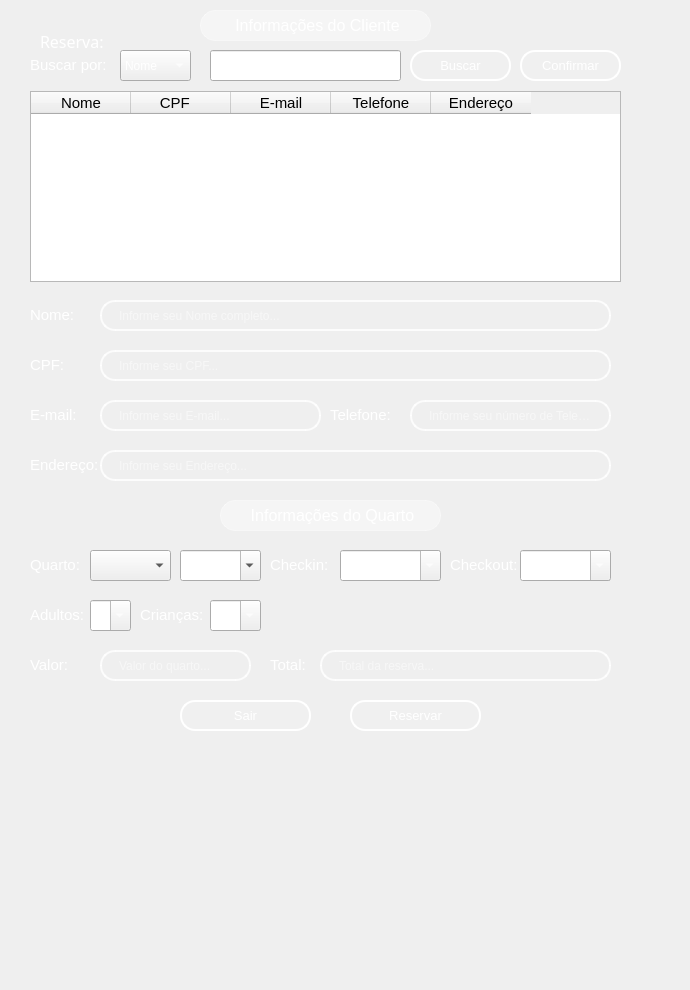
     <widget class="QWidget" name="page_10">
      <widget class="QWidget" name="widget_21" native="true">
       <property name="geometry">
        <rect>
         <x>-10</x>
         <y>-180</y>
         <width>681</width>
         <height>981</height>
        </rect>
       </property>
       <property name="styleSheet">
        <string notr="true">QWidget {
    background: qradialgradient(
        cx: 0.5, cy: 0.2, radius: 0.8,
        fx: 0.5, fy: 0.2,
        stop: 0 #7FA3A6,  /* Brilho no topo (mais suave) */
        stop: 0.4 #4E7580, /* Azul intermediário mais escuro */
        stop: 0.7 #27425A, /* Azul mais escuro na transição */
        stop: 1 #0A1A30   /* Azul bem escuro na parte inferior */
    );
}
</string>
       </property>
       <widget class="QLabel" name="label_97">
        <property name="geometry">
         <rect>
          <x>230</x>
          <y>680</y>
          <width>221</width>
          <height>31</height>
         </rect>
        </property>
        <property name="font">
         <font>
          <family>MS Shell Dlg 2</family>
          <pointsize>12</pointsize>
          <weight>50</weight>
          <italic>false</italic>
          <bold>false</bold>
         </font>
        </property>
        <property name="styleSheet">
         <string notr="true">QWidget {
    background-color: rgba(255, 255, 255, 90); /* 20% de opacidade */
    border-radius: 15px;
    border: 1px solid rgba(255, 255, 255, 100);
    backdrop-filter: blur(10px);
    /* Sombra inicial sutil nas laterais */
    box-shadow: 0 0 5px rgba(255, 255, 255, 50);
    /* Transição suave para sombra e fundo */
    transition: box-shadow 0.5s ease, background-color 0.5s ease, border 0.5s ease;
}

QWidget:hover {
    background-color: rgba(255, 255, 255, 110); /* Aumenta o brilho */
    border: 1px solid rgba(255, 255, 255, 130);
    /* Sombra mais intensa nas laterais, simulando brilho em movimento */
    box-shadow: 10px 0 15px rgba(255, 255, 255, 100), 
                -10px 0 15px rgba(255, 255, 255, 100);
}</string>
        </property>
        <property name="text">
         <string>&lt;html&gt;&lt;head/&gt;&lt;body&gt;&lt;p align=&quot;center&quot;&gt;&lt;span style=&quot; color:#ffffff;&quot;&gt;Informações do Quarto&lt;/span&gt;&lt;/p&gt;&lt;/body&gt;&lt;/html&gt;</string>
        </property>
       </widget>
      </widget>
      <widget class="QLabel" name="label_95">
       <property name="geometry">
        <rect>
         <x>140</x>
         <y>590</y>
         <width>131</width>
         <height>51</height>
        </rect>
       </property>
       <property name="font">
        <font>
         <pointsize>10</pointsize>
        </font>
       </property>
       <property name="layoutDirection">
        <enum>Qt::LeftToRight</enum>
       </property>
       <property name="text">
        <string>&lt;html&gt;&lt;head/&gt;&lt;body&gt;&lt;p&gt;&lt;span style=&quot; font-size:11pt; color:#ffffff;&quot;&gt;Crianças:&lt;/span&gt;&lt;/p&gt;&lt;/body&gt;&lt;/html&gt;</string>
       </property>
      </widget>
      <widget class="QLabel" name="label_93">
       <property name="geometry">
        <rect>
         <x>30</x>
         <y>540</y>
         <width>241</width>
         <height>51</height>
        </rect>
       </property>
       <property name="font">
        <font>
         <pointsize>10</pointsize>
        </font>
       </property>
       <property name="layoutDirection">
        <enum>Qt::LeftToRight</enum>
       </property>
       <property name="text">
        <string>&lt;html&gt;&lt;head/&gt;&lt;body&gt;&lt;p&gt;&lt;span style=&quot; font-size:11pt; color:#ffffff;&quot;&gt;Quarto:&lt;/span&gt;&lt;/p&gt;&lt;/body&gt;&lt;/html&gt;</string>
       </property>
      </widget>
      <widget class="QComboBox" name="comboBox_numero">
       <property name="geometry">
        <rect>
         <x>90</x>
         <y>550</y>
         <width>81</width>
         <height>31</height>
        </rect>
       </property>
      </widget>
      <widget class="QComboBox" name="comboBox_tipo">
       <property name="geometry">
        <rect>
         <x>180</x>
         <y>550</y>
         <width>81</width>
         <height>31</height>
        </rect>
       </property>
       <property name="layoutDirection">
        <enum>Qt::LeftToRight</enum>
       </property>
       <property name="editable">
        <bool>true</bool>
       </property>
      </widget>
      <widget class="QTableWidget" name="tableWidget_6">
       <property name="geometry">
        <rect>
         <x>30</x>
         <y>91</y>
         <width>591</width>
         <height>191</height>
        </rect>
       </property>
       <property name="font">
        <font>
         <family>MS Shell Dlg 2</family>
         <pointsize>12</pointsize>
         <weight>50</weight>
         <bold>false</bold>
        </font>
       </property>
       <column>
        <property name="text">
         <string>Nome</string>
        </property>
        <property name="font">
         <font>
          <pointsize>11</pointsize>
         </font>
        </property>
       </column>
       <column>
        <property name="text">
         <string>CPF   </string>
        </property>
        <property name="font">
         <font>
          <pointsize>11</pointsize>
         </font>
        </property>
       </column>
       <column>
        <property name="text">
         <string>E-mail</string>
        </property>
        <property name="font">
         <font>
          <pointsize>11</pointsize>
         </font>
        </property>
       </column>
       <column>
        <property name="text">
         <string>Telefone</string>
        </property>
        <property name="font">
         <font>
          <pointsize>11</pointsize>
         </font>
        </property>
       </column>
       <column>
        <property name="text">
         <string>Endereço</string>
        </property>
        <property name="font">
         <font>
          <pointsize>11</pointsize>
          <weight>50</weight>
          <italic>false</italic>
          <bold>false</bold>
          <strikeout>false</strikeout>
         </font>
        </property>
        <property name="background">
         <color>
          <red>255</red>
          <green>255</green>
          <blue>255</blue>
         </color>
        </property>
       </column>
      </widget>
      <widget class="QLabel" name="label_92">
       <property name="geometry">
        <rect>
         <x>450</x>
         <y>540</y>
         <width>171</width>
         <height>51</height>
        </rect>
       </property>
       <property name="font">
        <font>
         <pointsize>10</pointsize>
        </font>
       </property>
       <property name="text">
        <string>&lt;html&gt;&lt;head/&gt;&lt;body&gt;&lt;p&gt;&lt;span style=&quot; font-size:11pt; color:#ffffff;&quot;&gt;Checkout:&lt;/span&gt;&lt;/p&gt;&lt;/body&gt;&lt;/html&gt;</string>
       </property>
      </widget>
      <widget class="QLabel" name="label_6">
       <property name="geometry">
        <rect>
         <x>270</x>
         <y>640</y>
         <width>351</width>
         <height>51</height>
        </rect>
       </property>
       <property name="text">
        <string>&lt;html&gt;&lt;head/&gt;&lt;body&gt;&lt;p&gt;&lt;span style=&quot; font-size:11pt; color:#ffffff;&quot;&gt;Total:&lt;/span&gt;&lt;/p&gt;&lt;/body&gt;&lt;/html&gt;</string>
       </property>
      </widget>
      <widget class="QLabel" name="label_email_3">
       <property name="geometry">
        <rect>
         <x>30</x>
         <y>390</y>
         <width>301</width>
         <height>51</height>
        </rect>
       </property>
       <property name="font">
        <font>
         <family>MS Shell Dlg 2</family>
         <pointsize>10</pointsize>
         <weight>50</weight>
         <italic>false</italic>
         <bold>false</bold>
        </font>
       </property>
       <property name="text">
        <string>&lt;html&gt;&lt;head/&gt;&lt;body&gt;&lt;p&gt;&lt;span style=&quot; font-size:11pt; color:#ffffff;&quot;&gt;E-mail:&lt;/span&gt;&lt;/p&gt;&lt;/body&gt;&lt;/html&gt;</string>
       </property>
      </widget>
      <widget class="QLabel" name="label_91">
       <property name="geometry">
        <rect>
         <x>270</x>
         <y>540</y>
         <width>181</width>
         <height>51</height>
        </rect>
       </property>
       <property name="font">
        <font>
         <pointsize>10</pointsize>
        </font>
       </property>
       <property name="text">
        <string>&lt;html&gt;&lt;head/&gt;&lt;body&gt;&lt;p&gt;&lt;span style=&quot; font-size:11pt; color:#ffffff;&quot;&gt;Checkin:&lt;/span&gt;&lt;/p&gt;&lt;/body&gt;&lt;/html&gt;</string>
       </property>
      </widget>
      <widget class="QLabel" name="label_user_9">
       <property name="geometry">
        <rect>
         <x>30</x>
         <y>440</y>
         <width>591</width>
         <height>51</height>
        </rect>
       </property>
       <property name="font">
        <font>
         <family>MS Shell Dlg 2</family>
         <pointsize>10</pointsize>
         <weight>50</weight>
         <italic>false</italic>
         <bold>false</bold>
        </font>
       </property>
       <property name="text">
        <string>&lt;html&gt;&lt;head/&gt;&lt;body&gt;&lt;p&gt;&lt;span style=&quot; font-size:11pt; color:#ffffff;&quot;&gt;Endereço:&lt;/span&gt;&lt;/p&gt;&lt;/body&gt;&lt;/html&gt;</string>
       </property>
      </widget>
      <widget class="QLabel" name="label_94">
       <property name="geometry">
        <rect>
         <x>30</x>
         <y>590</y>
         <width>111</width>
         <height>51</height>
        </rect>
       </property>
       <property name="font">
        <font>
         <pointsize>10</pointsize>
        </font>
       </property>
       <property name="layoutDirection">
        <enum>Qt::LeftToRight</enum>
       </property>
       <property name="text">
        <string>&lt;html&gt;&lt;head/&gt;&lt;body&gt;&lt;p&gt;&lt;span style=&quot; font-size:11pt; color:#ffffff;&quot;&gt;Adultos:&lt;/span&gt;&lt;/p&gt;&lt;/body&gt;&lt;/html&gt;</string>
       </property>
      </widget>
      <widget class="QLabel" name="label_90">
       <property name="geometry">
        <rect>
         <x>30</x>
         <y>50</y>
         <width>171</width>
         <height>31</height>
        </rect>
       </property>
       <property name="font">
        <font>
         <pointsize>10</pointsize>
        </font>
       </property>
       <property name="text">
        <string>&lt;html&gt;&lt;head/&gt;&lt;body&gt;&lt;p&gt;&lt;span style=&quot; font-size:11pt; color:#ffffff;&quot;&gt;Buscar por:&lt;/span&gt;&lt;/p&gt;&lt;/body&gt;&lt;/html&gt;</string>
       </property>
      </widget>
      <widget class="QComboBox" name="comboBox_filtro">
       <property name="geometry">
        <rect>
         <x>120</x>
         <y>50</y>
         <width>71</width>
         <height>31</height>
        </rect>
       </property>
       <property name="styleSheet">
        <string notr="true">color:rgba(255, 255, 255, 255);</string>
       </property>
       <item>
        <property name="text">
         <string>Nome</string>
        </property>
       </item>
       <item>
        <property name="text">
         <string>CPF</string>
        </property>
       </item>
      </widget>
      <widget class="QDateEdit" name="dateEdit_checkin">
       <property name="enabled">
        <bool>true</bool>
       </property>
       <property name="geometry">
        <rect>
         <x>340</x>
         <y>550</y>
         <width>101</width>
         <height>31</height>
        </rect>
       </property>
       <property name="styleSheet">
        <string notr="true">color:rgba(255, 255, 255, 255);</string>
       </property>
       <property name="calendarPopup">
        <bool>true</bool>
       </property>
      </widget>
      <widget class="QComboBox" name="comboBox_14">
       <property name="geometry">
        <rect>
         <x>210</x>
         <y>600</y>
         <width>51</width>
         <height>31</height>
        </rect>
       </property>
       <property name="layoutDirection">
        <enum>Qt::LeftToRight</enum>
       </property>
       <property name="styleSheet">
        <string notr="true">color:rgba(255, 255, 255, 255);</string>
       </property>
       <property name="editable">
        <bool>true</bool>
       </property>
       <item>
        <property name="text">
         <string>0</string>
        </property>
       </item>
       <item>
        <property name="text">
         <string>1</string>
        </property>
       </item>
       <item>
        <property name="text">
         <string>2</string>
        </property>
       </item>
       <item>
        <property name="text">
         <string>3</string>
        </property>
       </item>
       <item>
        <property name="text">
         <string>4</string>
        </property>
       </item>
      </widget>
      <widget class="QPushButton" name="pushButton_buscar">
       <property name="geometry">
        <rect>
         <x>410</x>
         <y>50</y>
         <width>101</width>
         <height>31</height>
        </rect>
       </property>
       <property name="font">
        <font>
         <pointsize>10</pointsize>
        </font>
       </property>
       <property name="styleSheet">
        <string notr="true">QPushButton {
    background-color: rgba(255, 255, 255, 0.5);
    border: 5px solid rgba(255, 255, 255, 0.3); /* Borda branca translúcida */
    color: #333333; /* Texto totalmente opaco */
}

QPushButton:hover {
    background-color: rgba(207, 216, 220, 100);
    border-color:rgba(255, 255, 255,255);
    
}

QPushButton:pressed {
    background-color: #A0B2C8; /* Azul acinzentado */
border-color: #003366; /* Azul escuro */
color: #003366;
}
 QPushButton{border: 2px solid rgba(255, 255, 255, 200);
    border-radius: 15px;
    background-color: rgba(0, 0, 0, 0); /* Totalmente transparente */
    
    /* Espaçamento interno */
    padding: 5px 15px;
    
    /* Cor do texto */
    color: white;
    
    /* Melhora a renderização */
    background-clip: padding-box;
}

/* Efeito ao focar */
QPushButton {
    border: 2px solid rgba(255, 255, 255, 255);
    background-color: rgba(255, 255, 255, 20);
}</string>
       </property>
       <property name="text">
        <string>Buscar</string>
       </property>
      </widget>
      <widget class="QLineEdit" name="lineEdit_total">
       <property name="enabled">
        <bool>true</bool>
       </property>
       <property name="geometry">
        <rect>
         <x>320</x>
         <y>650</y>
         <width>291</width>
         <height>31</height>
        </rect>
       </property>
       <property name="styleSheet">
        <string notr="true">QLineEdit {
    /* Borda e fundo */
    border: 2px solid rgba(255, 255, 255, 200);
    border-radius: 15px;
    background-color: rgba(0, 0, 0, 0); /* Totalmente transparente */
    
    /* Espaçamento interno */
    padding: 5px 15px;
    
    /* Cor do texto */
    color: white;
    
    /* Melhora a renderização */
    background-clip: padding-box;
}

/* Efeito ao focar */
QLineEdit:focus {
    border: 2px solid rgba(255, 255, 255, 255);
    background-color: rgba(255, 255, 255, 36);
}</string>
       </property>
       <property name="placeholderText">
        <string>Total da reserva...</string>
       </property>
      </widget>
      <widget class="QComboBox" name="comboBox_13">
       <property name="geometry">
        <rect>
         <x>90</x>
         <y>600</y>
         <width>41</width>
         <height>31</height>
        </rect>
       </property>
       <property name="layoutDirection">
        <enum>Qt::LeftToRight</enum>
       </property>
       <property name="styleSheet">
        <string notr="true">color:rgba(255, 255, 255, 255);</string>
       </property>
       <property name="editable">
        <bool>true</bool>
       </property>
       <item>
        <property name="text">
         <string>1</string>
        </property>
       </item>
       <item>
        <property name="text">
         <string>2</string>
        </property>
       </item>
       <item>
        <property name="text">
         <string>3</string>
        </property>
       </item>
       <item>
        <property name="text">
         <string>4</string>
        </property>
       </item>
      </widget>
      <widget class="QPushButton" name="bttn_confirm">
       <property name="geometry">
        <rect>
         <x>520</x>
         <y>50</y>
         <width>101</width>
         <height>31</height>
        </rect>
       </property>
       <property name="font">
        <font>
         <pointsize>10</pointsize>
        </font>
       </property>
       <property name="styleSheet">
        <string notr="true">QPushButton {
    background-color: rgba(255, 255, 255, 0.5);
    border: 5px solid rgba(255, 255, 255, 0.3); /* Borda branca translúcida */
    color: #333333; /* Texto totalmente opaco */
}

QPushButton:hover {
    background-color: rgba(207, 216, 220, 100);
    border-color:rgba(255, 255, 255,255);
    
}

QPushButton:pressed {
    background-color: #A0B2C8; /* Azul acinzentado */
border-color: #003366; /* Azul escuro */
color: #003366;
}
 QPushButton{border: 2px solid rgba(255, 255, 255, 200);
    border-radius: 15px;
    background-color: rgba(0, 0, 0, 0); /* Totalmente transparente */
    
    /* Espaçamento interno */
    padding: 5px 15px;
    
    /* Cor do texto */
    color: white;
    
    /* Melhora a renderização */
    background-clip: padding-box;
}

/* Efeito ao focar */
QPushButton {
    border: 2px solid rgba(255, 255, 255, 255);
    background-color: rgba(255, 255, 255, 20);
}</string>
       </property>
       <property name="text">
        <string>Confirmar</string>
       </property>
      </widget>
      <widget class="QLabel" name="label_name_3">
       <property name="geometry">
        <rect>
         <x>30</x>
         <y>290</y>
         <width>591</width>
         <height>51</height>
        </rect>
       </property>
       <property name="font">
        <font>
         <family>MS Shell Dlg 2</family>
         <pointsize>10</pointsize>
         <weight>50</weight>
         <italic>false</italic>
         <bold>false</bold>
        </font>
       </property>
       <property name="text">
        <string>&lt;html&gt;&lt;head/&gt;&lt;body&gt;&lt;p&gt;&lt;span style=&quot; font-size:11pt; color:#ffffff;&quot;&gt;Nome:&lt;/span&gt;&lt;/p&gt;&lt;/body&gt;&lt;/html&gt;</string>
       </property>
      </widget>
      <widget class="QLineEdit" name="lineEdit_filtro">
       <property name="geometry">
        <rect>
         <x>210</x>
         <y>50</y>
         <width>191</width>
         <height>31</height>
        </rect>
       </property>
      </widget>
      <widget class="QPushButton" name="bttn_reservar">
       <property name="geometry">
        <rect>
         <x>350</x>
         <y>700</y>
         <width>131</width>
         <height>31</height>
        </rect>
       </property>
       <property name="font">
        <font>
         <pointsize>10</pointsize>
        </font>
       </property>
       <property name="styleSheet">
        <string notr="true">QPushButton {
    background-color: rgba(255, 255, 255, 0.5);
    border: 5px solid rgba(255, 255, 255, 0.3); /* Borda branca translúcida */
    color: #333333; /* Texto totalmente opaco */
}

QPushButton:hover {
    background-color: rgba(207, 216, 220, 100);
    border-color:rgba(255, 255, 255,255);
    
}

QPushButton:pressed {
    background-color: #A0B2C8; /* Azul acinzentado */
border-color: #003366; /* Azul escuro */
color: #003366;
}
 QPushButton{border: 2px solid rgba(255, 255, 255, 200);
    border-radius: 15px;
    background-color: rgba(0, 0, 0, 0); /* Totalmente transparente */
    
    /* Espaçamento interno */
    padding: 5px 15px;
    
    /* Cor do texto */
    color: white;
    
    /* Melhora a renderização */
    background-clip: padding-box;
}

/* Efeito ao focar */
QPushButton {
    border: 2px solid rgba(255, 255, 255, 255);
    background-color: rgba(255, 255, 255, 20);
}</string>
       </property>
       <property name="text">
        <string>Reservar</string>
       </property>
      </widget>
      <widget class="QLabel" name="label_89">
       <property name="geometry">
        <rect>
         <x>40</x>
         <y>30</y>
         <width>71</width>
         <height>21</height>
        </rect>
       </property>
       <property name="font">
        <font>
         <family>Montserrat SemiBold</family>
         <pointsize>12</pointsize>
         <weight>75</weight>
         <italic>false</italic>
         <bold>true</bold>
        </font>
       </property>
       <property name="text">
        <string>&lt;html&gt;&lt;head/&gt;&lt;body&gt;&lt;p&gt;&lt;span style=&quot; font-weight:400; color:#ffffff;&quot;&gt;Reserva:&lt;/span&gt;&lt;/p&gt;&lt;/body&gt;&lt;/html&gt;</string>
       </property>
      </widget>
      <widget class="QLabel" name="label_user_8">
       <property name="geometry">
        <rect>
         <x>330</x>
         <y>390</y>
         <width>291</width>
         <height>51</height>
        </rect>
       </property>
       <property name="font">
        <font>
         <family>MS Shell Dlg 2</family>
         <pointsize>10</pointsize>
         <weight>50</weight>
         <italic>false</italic>
         <bold>false</bold>
        </font>
       </property>
       <property name="text">
        <string>&lt;html&gt;&lt;head/&gt;&lt;body&gt;&lt;p&gt;&lt;span style=&quot; font-size:11pt; color:#ffffff;&quot;&gt;Telefone:&lt;/span&gt;&lt;/p&gt;&lt;/body&gt;&lt;/html&gt;</string>
       </property>
      </widget>
      <widget class="QLabel" name="label_user_7">
       <property name="geometry">
        <rect>
         <x>30</x>
         <y>340</y>
         <width>591</width>
         <height>51</height>
        </rect>
       </property>
       <property name="font">
        <font>
         <family>MS Shell Dlg 2</family>
         <pointsize>10</pointsize>
         <weight>50</weight>
         <italic>false</italic>
         <bold>false</bold>
        </font>
       </property>
       <property name="text">
        <string>&lt;html&gt;&lt;head/&gt;&lt;body&gt;&lt;p&gt;&lt;span style=&quot; font-size:11pt; color:#ffffff;&quot;&gt;CPF:&lt;/span&gt;&lt;/p&gt;&lt;/body&gt;&lt;/html&gt;</string>
       </property>
      </widget>
      <widget class="QLabel" name="label_96">
       <property name="geometry">
        <rect>
         <x>200</x>
         <y>10</y>
         <width>231</width>
         <height>31</height>
        </rect>
       </property>
       <property name="font">
        <font>
         <family>MS Shell Dlg 2</family>
         <pointsize>12</pointsize>
         <weight>50</weight>
         <italic>false</italic>
         <bold>false</bold>
        </font>
       </property>
       <property name="styleSheet">
        <string notr="true">QWidget {
    background-color: rgba(255, 255, 255, 90); /* 20% de opacidade */
    border-radius: 15px;
    border: 1px solid rgba(255, 255, 255, 100);
    backdrop-filter: blur(10px);
    /* Sombra inicial sutil nas laterais */
    box-shadow: 0 0 5px rgba(255, 255, 255, 50);
    /* Transição suave para sombra e fundo */
    transition: box-shadow 0.5s ease, background-color 0.5s ease, border 0.5s ease;
}

QWidget:hover {
    background-color: rgba(255, 255, 255, 110); /* Aumenta o brilho */
    border: 1px solid rgba(255, 255, 255, 130);
    /* Sombra mais intensa nas laterais, simulando brilho em movimento */
    box-shadow: 10px 0 15px rgba(255, 255, 255, 100), 
                -10px 0 15px rgba(255, 255, 255, 100);
}</string>
       </property>
       <property name="text">
        <string>&lt;html&gt;&lt;head/&gt;&lt;body&gt;&lt;p align=&quot;center&quot;&gt;&lt;span style=&quot; color:#ffffff;&quot;&gt;Informações do Cliente&lt;/span&gt;&lt;/p&gt;&lt;/body&gt;&lt;/html&gt;</string>
       </property>
      </widget>
      <widget class="QDateEdit" name="dateEdit_checkout">
       <property name="enabled">
        <bool>true</bool>
       </property>
       <property name="geometry">
        <rect>
         <x>520</x>
         <y>550</y>
         <width>91</width>
         <height>31</height>
        </rect>
       </property>
       <property name="styleSheet">
        <string notr="true">color:rgba(255, 255, 255, 255);</string>
       </property>
       <property name="calendarPopup">
        <bool>true</bool>
       </property>
      </widget>
      <widget class="QPushButton" name="bttn_close">
       <property name="geometry">
        <rect>
         <x>180</x>
         <y>700</y>
         <width>131</width>
         <height>31</height>
        </rect>
       </property>
       <property name="font">
        <font>
         <pointsize>10</pointsize>
        </font>
       </property>
       <property name="styleSheet">
        <string notr="true">QPushButton {
    background-color: rgba(255, 255, 255, 0.5);
    border: 5px solid rgba(255, 255, 255, 0.3); /* Borda branca translúcida */
    color: #333333; /* Texto totalmente opaco */
}

QPushButton:hover {
    background-color: rgba(207, 216, 220, 100);
    border-color:rgba(255, 255, 255,255);
    
}

QPushButton:pressed {
    background-color: #A0B2C8; /* Azul acinzentado */
border-color: #003366; /* Azul escuro */
color: #003366;
}
 QPushButton{border: 2px solid rgba(255, 255, 255, 200);
    border-radius: 15px;
    background-color: rgba(0, 0, 0, 0); /* Totalmente transparente */
    
    /* Espaçamento interno */
    padding: 5px 15px;
    
    /* Cor do texto */
    color: white;
    
    /* Melhora a renderização */
    background-clip: padding-box;
}

/* Efeito ao focar */
QPushButton {
    border: 2px solid rgba(255, 255, 255, 255);
    background-color: rgba(255, 255, 255, 20);
}</string>
       </property>
       <property name="text">
        <string>Sair</string>
       </property>
      </widget>
      <widget class="QLineEdit" name="lineEdit_cpf_2">
       <property name="enabled">
        <bool>true</bool>
       </property>
       <property name="geometry">
        <rect>
         <x>100</x>
         <y>350</y>
         <width>511</width>
         <height>31</height>
        </rect>
       </property>
       <property name="styleSheet">
        <string notr="true">QLineEdit {
    /* Borda e fundo */
    border: 2px solid rgba(255, 255, 255, 200);
    border-radius: 15px;
    background-color: rgba(0, 0, 0, 0); /* Totalmente transparente */
    
    /* Espaçamento interno */
    padding: 5px 15px;
    
    /* Cor do texto */
    color: white;
    
    /* Melhora a renderização */
    background-clip: padding-box;
}

/* Efeito ao focar */
QLineEdit:focus {
    border: 2px solid rgba(255, 255, 255, 255);
    background-color: rgba(255, 255, 255, 36);
}</string>
       </property>
       <property name="placeholderText">
        <string>Informe seu CPF...</string>
       </property>
      </widget>
      <widget class="QLineEdit" name="lineEdit_phone_2">
       <property name="enabled">
        <bool>true</bool>
       </property>
       <property name="geometry">
        <rect>
         <x>410</x>
         <y>400</y>
         <width>201</width>
         <height>31</height>
        </rect>
       </property>
       <property name="styleSheet">
        <string notr="true">QLineEdit {
    /* Borda e fundo */
    border: 2px solid rgba(255, 255, 255, 200);
    border-radius: 15px;
    background-color: rgba(0, 0, 0, 0); /* Totalmente transparente */
    
    /* Espaçamento interno */
    padding: 5px 15px;
    
    /* Cor do texto */
    color: white;
    
    /* Melhora a renderização */
    background-clip: padding-box;
}

/* Efeito ao focar */
QLineEdit:focus {
    border: 2px solid rgba(255, 255, 255, 255);
    background-color: rgba(255, 255, 255, 36);
}</string>
       </property>
       <property name="placeholderText">
        <string>Informe seu número de Telefone...</string>
       </property>
      </widget>
      <widget class="QLineEdit" name="lineEdit_email_3">
       <property name="enabled">
        <bool>true</bool>
       </property>
       <property name="geometry">
        <rect>
         <x>100</x>
         <y>400</y>
         <width>221</width>
         <height>31</height>
        </rect>
       </property>
       <property name="styleSheet">
        <string notr="true">QLineEdit {
    /* Borda e fundo */
    border: 2px solid rgba(255, 255, 255, 200);
    border-radius: 15px;
    background-color: rgba(0, 0, 0, 0); /* Totalmente transparente */
    
    /* Espaçamento interno */
    padding: 5px 15px;
    
    /* Cor do texto */
    color: white;
    
    /* Melhora a renderização */
    background-clip: padding-box;
}

/* Efeito ao focar */
QLineEdit:focus {
    border: 2px solid rgba(255, 255, 255, 255);
    background-color: rgba(255, 255, 255, 36);
}</string>
       </property>
       <property name="placeholderText">
        <string>Informe seu E-mail...</string>
       </property>
      </widget>
      <widget class="QLineEdit" name="lineEdit_endereco_2">
       <property name="enabled">
        <bool>true</bool>
       </property>
       <property name="geometry">
        <rect>
         <x>100</x>
         <y>450</y>
         <width>511</width>
         <height>31</height>
        </rect>
       </property>
       <property name="styleSheet">
        <string notr="true">QLineEdit {
    /* Borda e fundo */
    border: 2px solid rgba(255, 255, 255, 200);
    border-radius: 15px;
    background-color: rgba(0, 0, 0, 0); /* Totalmente transparente */
    
    /* Espaçamento interno */
    padding: 5px 15px;
    
    /* Cor do texto */
    color: white;
    
    /* Melhora a renderização */
    background-clip: padding-box;
}

/* Efeito ao focar */
QLineEdit:focus {
    border: 2px solid rgba(255, 255, 255, 255);
    background-color: rgba(255, 255, 255, 36);
}</string>
       </property>
       <property name="placeholderText">
        <string>Informe seu Endereço...</string>
       </property>
      </widget>
      <widget class="QLineEdit" name="lineEdit_name_3">
       <property name="enabled">
        <bool>true</bool>
       </property>
       <property name="geometry">
        <rect>
         <x>100</x>
         <y>300</y>
         <width>511</width>
         <height>31</height>
        </rect>
       </property>
       <property name="styleSheet">
        <string notr="true">QLineEdit {
    /* Borda e fundo */
    border: 2px solid rgba(255, 255, 255, 200);
    border-radius: 15px;
    background-color: rgba(0, 0, 0, 0); /* Totalmente transparente */
    
    /* Espaçamento interno */
    padding: 5px 15px;
    
    /* Cor do texto */
    color: white;
    
    /* Melhora a renderização */
    background-clip: padding-box;
}

/* Efeito ao focar */
QLineEdit:focus {
    border: 2px solid rgba(255, 255, 255, 255);
    background-color: rgba(255, 255, 255, 36);
}</string>
       </property>
       <property name="placeholderText">
        <string>Informe seu Nome completo...</string>
       </property>
      </widget>
      <widget class="QLabel" name="label_5">
       <property name="geometry">
        <rect>
         <x>30</x>
         <y>640</y>
         <width>241</width>
         <height>51</height>
        </rect>
       </property>
       <property name="text">
        <string>&lt;html&gt;&lt;head/&gt;&lt;body&gt;&lt;p&gt;&lt;span style=&quot; font-size:11pt; color:#ffffff;&quot;&gt;Valor:&lt;/span&gt;&lt;/p&gt;&lt;/body&gt;&lt;/html&gt;</string>
       </property>
      </widget>
      <widget class="QLineEdit" name="lineEdit_valor">
       <property name="enabled">
        <bool>true</bool>
       </property>
       <property name="geometry">
        <rect>
         <x>100</x>
         <y>650</y>
         <width>151</width>
         <height>31</height>
        </rect>
       </property>
       <property name="styleSheet">
        <string notr="true">QLineEdit {
    /* Borda e fundo */
    border: 2px solid rgba(255, 255, 255, 200);
    border-radius: 15px;
    background-color: rgba(0, 0, 0, 0); /* Totalmente transparente */
    
    /* Espaçamento interno */
    padding: 5px 15px;
    
    /* Cor do texto */
    color: white;
    
    /* Melhora a renderização */
    background-clip: padding-box;
}

/* Efeito ao focar */
QLineEdit:focus {
    border: 2px solid rgba(255, 255, 255, 255);
    background-color: rgba(255, 255, 255, 36);
}</string>
       </property>
       <property name="placeholderText">
        <string>Valor do quarto...</string>
       </property>
      </widget>
      <zorder>widget_21</zorder>
      <zorder>label_user_9</zorder>
      <zorder>label_6</zorder>
      <zorder>label_5</zorder>
      <zorder>label_91</zorder>
      <zorder>label_93</zorder>
      <zorder>comboBox_numero</zorder>
      <zorder>comboBox_tipo</zorder>
      <zorder>label_95</zorder>
      <zorder>tableWidget_6</zorder>
      <zorder>label_92</zorder>
      <zorder>label_email_3</zorder>
      <zorder>label_94</zorder>
      <zorder>label_90</zorder>
      <zorder>comboBox_filtro</zorder>
      <zorder>dateEdit_checkin</zorder>
      <zorder>comboBox_14</zorder>
      <zorder>pushButton_buscar</zorder>
      <zorder>comboBox_13</zorder>
      <zorder>bttn_confirm</zorder>
      <zorder>label_name_3</zorder>
      <zorder>lineEdit_filtro</zorder>
      <zorder>bttn_reservar</zorder>
      <zorder>label_89</zorder>
      <zorder>label_user_8</zorder>
      <zorder>label_user_7</zorder>
      <zorder>label_96</zorder>
      <zorder>dateEdit_checkout</zorder>
      <zorder>bttn_close</zorder>
      <zorder>lineEdit_phone_2</zorder>
      <zorder>lineEdit_endereco_2</zorder>
      <zorder>lineEdit_name_3</zorder>
      <zorder>lineEdit_cpf_2</zorder>
      <zorder>lineEdit_email_3</zorder>
      <zorder>lineEdit_valor</zorder>
      <zorder>lineEdit_total</zorder>
     </widget>
